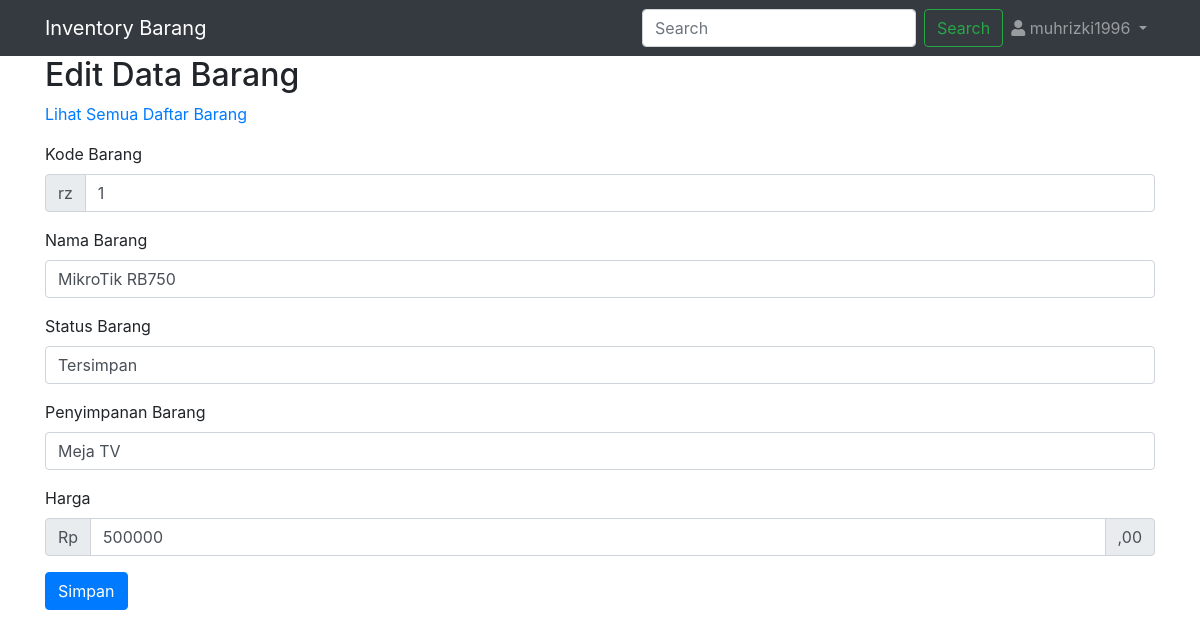
The app's page /admin/edit.php?id=1 (signed in) with its own data.
### tables this page shows
CREATE TABLE IF NOT EXISTS `barang` (
  `id` int(255) NOT NULL,
  `nama_barang` text NOT NULL,
  `status_barang` text NOT NULL,
  `penyimpanan_barang` text NOT NULL,
  `harga_barang` int(255) NOT NULL
);

### admin/edit.php (the view, shortened to what this page needs)
<!DOCTYPE html>
<html lang="en">
<head>
  <link href="../assets/css/bootstrap.css" rel="stylesheet">
  <link rel="stylesheet" href="../assets/fonts/css/all.css">
</head>
<body>
  <nav class="navbar navbar-expand-lg navbar-dark bg-dark static-top">
    <div class="container">
      <a class="navbar-brand" href="#">Inventory Barang</a>
      <div class="collapse navbar-collapse" id="navbarResponsive">
        <ul class="navbar-nav ml-auto">
        <form class="form-inline">
    <input class="form-control mr-sm-2" type="search" placeholder="Search" aria-label="Search">
    <button class="btn btn-outline-success my-2 my-sm-0" type="submit">Search</button>
  </form>
    <li class="nav-item dropdown">
        <a class="nav-link dropdown-toggle" href="#" id="navbarDropdown" role="button" data-toggle="dropdown" aria-haspopup="true" aria-expanded="false">
            <i class="fas fa-user"></i> <?php echo $_SESSION['username'];?>
        </a>
      </ul>
      </div>
    </div>
  </nav>
  <div class="container">
  <h2>Edit Data Barang</h2>
    <p><a href="index.php">Lihat Semua Daftar Barang</a></p>
	<?php
	$id = $_GET['id'];
	$query_mysql = mysql_query("SELECT * FROM barang WHERE id='$id'")or die(mysql_error());
	while($data = mysql_fetch_array($query_mysql)){
	?>
    <form action="update.php" method="post">
        <label for="id">Kode Barang</label><br>
        <div class="input-group mb-3">
            <div class="input-group-prepend">
                <span class="input-group-text" id="id">rz</span>
            </div>
            <input type="text" class="form-control" placeholder="Kode Barang" aria-label="id" name="id" value="<?php echo $data['id'] ?>" aria-describedby="basic-addon1">
        </div>
        <div class="form-group">
            <label for="status_barang">Nama Barang</label>
            <input type="text" class="form-control" id="nama_barang" aria-label="nama_barang" placeholder="Nama Barang" name="nama_barang" value="<?php echo $data['nama_barang'] ?>" autofocus>
        </div>
        <div class="form-group">
            <label for="status_barang">Status Barang</label>
            <input type="text" class="form-control" id="status_barang" aria-label="status_barang" placeholder="Status Barang" name="status_barang" value="<?php echo $data['status_barang'] ?>">
        </div>
        <div class="form-group">
            <label for="penyimpanan_barang">Penyimpanan Barang</label>
            <input type="text" class="form-control" id="penyimpanan_barang" aria-label="penyimpanan_barang" placeholder="Penyimpanan Barang" name="penyimpanan_barang" value="<?php echo $data['penyimpanan_barang'] ?>">
        </div>
        <label for="harga_barang">Harga</label><br>
        <div class="input-group mb-3">
            <div class="input-group-prepend">
                <span class="input-group-text">Rp</span>
            </div>
            <input type="text" class="form-control" aria-label="Harga" name="harga_barang" value="<?php echo $data['harga_barang'] ?>">
            <div class="input-group-append">
                <span class="input-group-text">,00</span>
            </div>
        </div>
            <button type="submit" class="btn btn-primary">Simpan</button>
    </form>
	<?php } ?>
    </div>
</body>
</html>

### records on screen
barang: id "1", nama_barang "MikroTik RB750", status_barang "Tersimpan", penyimpanan_barang "Meja TV", harga_barang "500000"

### other values on screen
$_SESSION['username'] "muhrizki1996"
